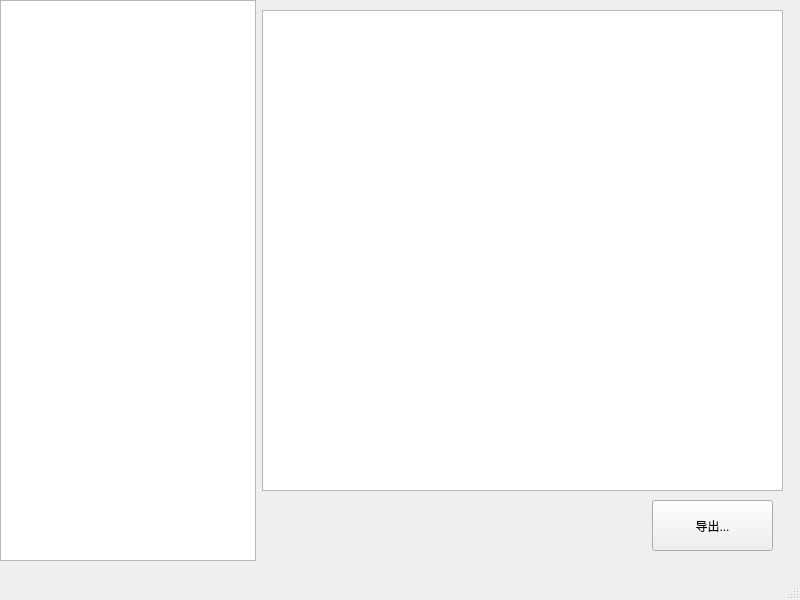
<?xml version="1.0" encoding="UTF-8"?>
<ui version="4.0">
 <class>MainWindow</class>
 <widget class="QMainWindow" name="MainWindow">
  <property name="geometry">
   <rect>
    <x>0</x>
    <y>0</y>
    <width>800</width>
    <height>600</height>
   </rect>
  </property>
  <property name="windowTitle">
   <string>MainWindow</string>
  </property>
  <widget class="QWidget" name="centralwidget">
   <widget class="QWidget" name="formLayoutWidget">
    <property name="geometry">
     <rect>
      <x>0</x>
      <y>0</y>
      <width>791</width>
      <height>561</height>
     </rect>
    </property>
    <layout class="QFormLayout" name="formLayout">
     <property name="sizeConstraint">
      <enum>QLayout::SizeConstraint::SetMaximumSize</enum>
     </property>
     <property name="labelAlignment">
      <set>Qt::AlignmentFlag::AlignCenter</set>
     </property>
     <property name="formAlignment">
      <set>Qt::AlignmentFlag::AlignCenter</set>
     </property>
     <item row="0" column="0">
      <widget class="QListView" name="listView">
       <property name="selectionBehavior">
        <enum>QAbstractItemView::SelectionBehavior::SelectRows</enum>
       </property>
       <property name="selectionRectVisible">
        <bool>true</bool>
       </property>
      </widget>
     </item>
     <item row="0" column="1">
      <widget class="QWidget" name="widget" native="true">
       <widget class="QPushButton" name="pushButton">
        <property name="geometry">
         <rect>
          <x>390</x>
          <y>500</y>
          <width>121</width>
          <height>51</height>
         </rect>
        </property>
        <property name="text">
         <string>导出...</string>
        </property>
       </widget>
       <widget class="QTextBrowser" name="textBrowser">
        <property name="geometry">
         <rect>
          <x>0</x>
          <y>10</y>
          <width>521</width>
          <height>481</height>
         </rect>
        </property>
       </widget>
      </widget>
     </item>
    </layout>
   </widget>
  </widget>
  <widget class="QMenuBar" name="menubar">
   <property name="geometry">
    <rect>
     <x>0</x>
     <y>0</y>
     <width>800</width>
     <height>18</height>
    </rect>
   </property>
  </widget>
  <widget class="QStatusBar" name="statusbar"/>
 </widget>
 <resources/>
 <connections/>
</ui>
